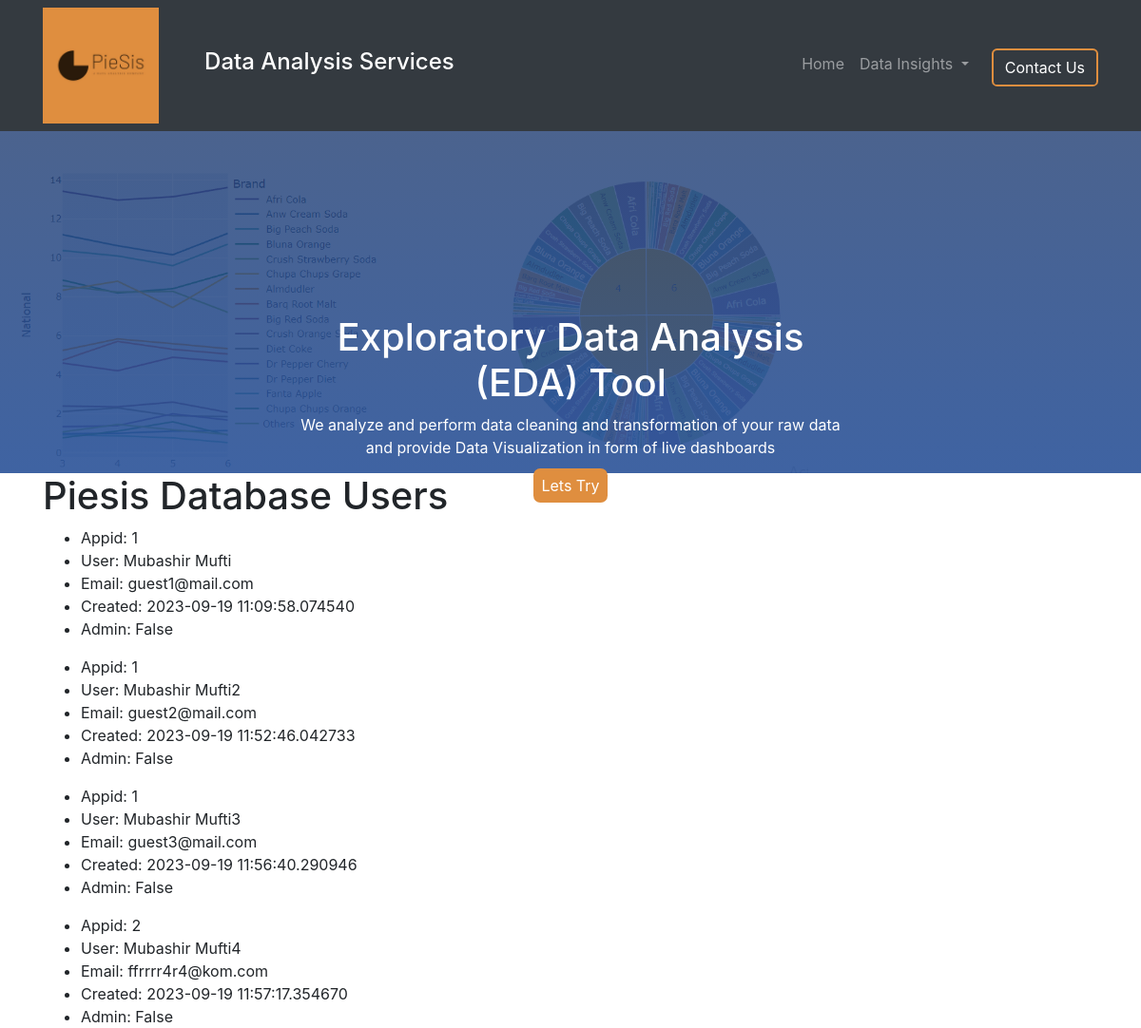
/users, run on an earlier commit of the app's database.
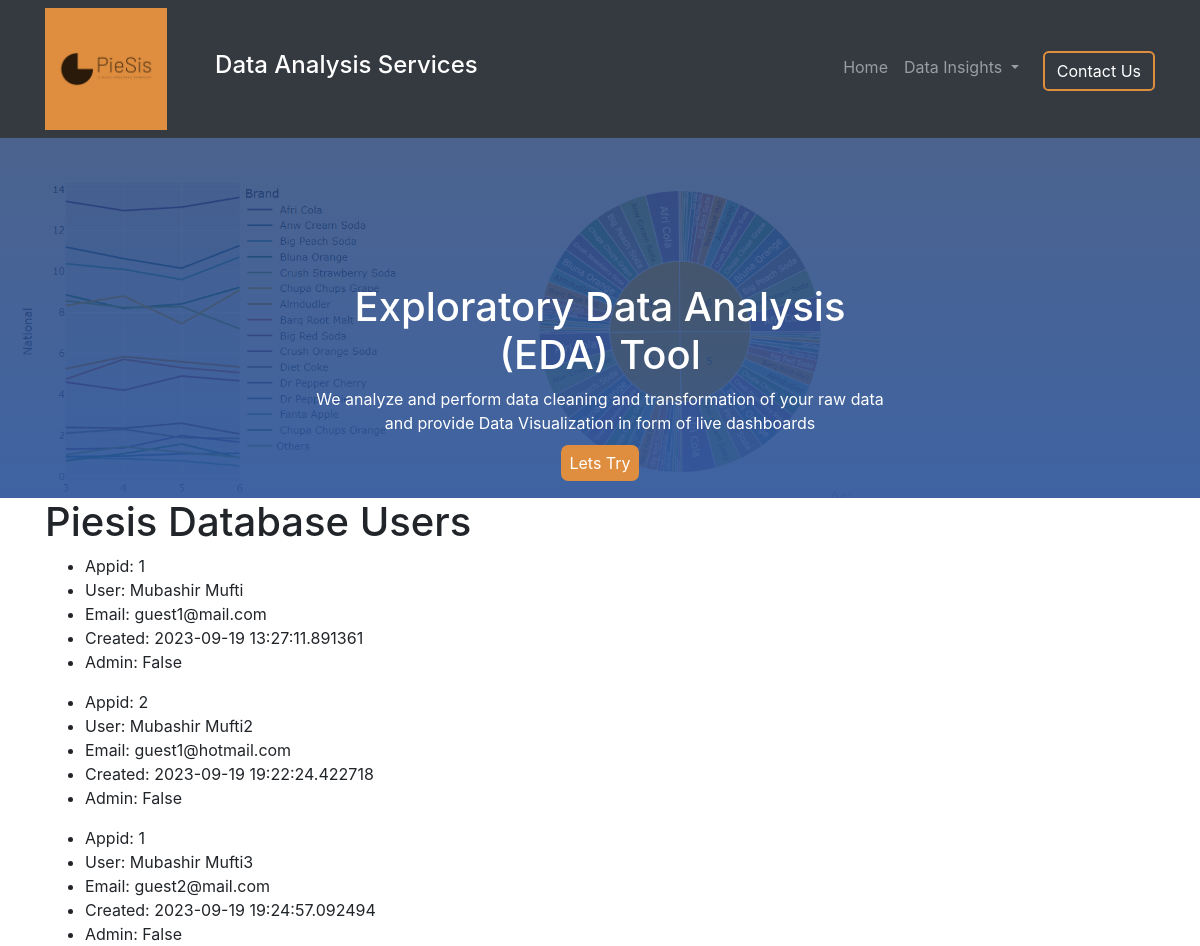
And on a later commit of the database.
### plotlydash_flask/models.py (models this page shows, shortened)
class User(UserMixin,db.Model):
    __tablename__ = 'piesis-users'
    id = db.Column(
        db.Integer,
        primary_key=True
    )
    appid = db.Column(
        db.Integer,
        unique=False,
        primary_key=False,
        nullable=False
    )
    username = db.Column(
        db.String(100),
        unique=True,
        nullable=False
    )
    email = db.Column(
        db.String(40),
        unique=True,
        nullable=False
    )
    password = db.Column(
        db.String(200),
        primary_key=False,
        unique=False,
        nullable=False
	)
    created_on = db.Column(
        db.DateTime,
        index=False,
        unique=False,
        nullable=True
    )
    last_login = db.Column(
        db.DateTime,
        index=False,
        unique=False,
        nullable=True
    )
    admin = db.Column(
        db.Boolean,
        index=False,
        unique=False,
        nullable=False
        )

### plotlydash_flask/routes.py (the view, shortened to what this page needs)
@main_bp.route('/users', methods=['GET'])
def user_records():
    username = request.args.get('user')
    email = request.args.get('email')
    return render_template(
        'users.html',
        users=User.query.all(),
        title="Show Users",
    )

### plotlydash_flask/templates/users.html
{% extends "layout1.html" %}
{% block content %}
  <div class="container">
  <h1>Piesis Database Users</h1>
    {% for user in users %}
    <ul id="user.name">
    <li>
      <span class="field-name">Appid:</span>
      <span class="field-value">{{ user.appid }}</span>
    </li>
      <li>
        <span class="field-name">User:</span>
        <span class="field-value">{{ user.username }}</span>
      </li>
      <li>
        <span class="field-name">Email:</span>
        <span class="field-value">{{ user.email }}</span>
      </li>
      <li>
        <span class="field-name">Created:</span>
        <span class="field-value">{{ user.created_on }}</span>
      </li>
      <li>
        <span class="field-name">Admin:</span>
        <span class="field-value">{{ user.admin }}</span>
      </li>
    </ul>
    {% endfor %}
  </div>
{% endblock %}

### plotlydash_flask/templates/layout1.html (shortened to what this page needs)
<!doctype html>
<html lang="en">
  <head>
    <link rel="stylesheet" href="https://cdn.jsdelivr.net/npm/bootstrap@4.5.3/dist/css/bootstrap.min.css">
  </head>
  <body>
    {% include 'nav1.html' %}
    {% include 'hero1.html' %}
    {% block content %}{% endblock %}
  </body>
</html>

### plotlydash_flask/templates/nav1.html (shortened to what this page needs)
<link href="{{ url_for('static', filename='css/nav1.css') }}" rel="stylesheet">
<nav class="navbar navbar-expand-lg navbar-dark bg-dark sticky-top">
  <div class="container ">
      <img class="img-fluid img-responsive" src= "{{ url_for('static', filename = 'img/piesis_logo.jpg')}}" alt="" style="width:11%">
      <a class="navbar-brand ml-5" href="#" ><h4>Data Analysis Services</h4></a>
    <div class="collapse navbar-collapse justify-content-end" id="navbarNav">
      <ul class="navbar-nav ">
        <li class="nav-item"><a class="nav-link ml-3" href="/home">Home</a></li>
        <li class="nav-item dropdown">
        <a class="nav-link dropdown-toggle" href="#" id="navbarDropdownMenuLink" data-toggle="dropdown" aria-haspopup="true" aria-expanded="false">
          Data Insights
        </a>
      </li>
      <li class="nav-item"><a class="btn btn-orange navbar-btn ml-3 mt-1" href="{{ url_for('main.contact') }}">Contact Us</a></li>
      </ul>
    </div>
  </div>
</nav>

### plotlydash_flask/templates/hero1.html
<link href="{{ url_for('static', filename='css/nav1.css') }}" rel="stylesheet">
<div class="hero-image" >
  <div class="hero-text mt-5">
    <h1>Exploratory Data Analysis (EDA) Tool</h1>
    <p>We analyze and perform data cleaning and transformation of your raw data and provide Data Visualization in form of live dashboards</p>
    <a class="btn-info p-2" href="{{ url_for('auth_bp.login') }}">Lets Try</a>
  </div>
</div>

### plotlydash_flask/static/css/nav1.css (style rules this page uses)
body, html { height: 100%; }
.hero-text { text-align: center; position: absolute; top: 35%; left: 50%; transform: translate(-50%, -50%); color: white; }
.hero-image { background-image: linear-gradient(rgba(30, 60, 114, 0.8), rgba(42, 82, 152, 0.9)), url('/static/img/plot2.PNG'); background-size:contain; height: 45%; width:100%; background-repeat: no-repeat; object-fit:cover; }
.btn-orange { border:2px solid transparent; border-radius:0.35rem; border-color:#DF8E3F; color:#fff!important; }
.btn-info { background-color:#DF8E3F; border-radius:0.45rem; }

What changed in the data, as far as the page shows it:
removed User: appid "1", username "Mubashir Mufti2", email "guest2@mail.com", created_on "2023-09-19 11:52:46.042733", admin "False"
removed User: appid "2", username "Mubashir Mufti4", email "ffrrrr4r4@kom.com", created_on "2023-09-19 11:57:17.354670", admin "False"
changed User "Mubashir Mufti": created_on "2023-09-19 11:09:58.074540" → "2023-09-19 13:27:11.891361"
added User: appid "2", username "Mubashir Mufti2", email "guest1@hotmail.com", created_on "2023-09-19 19:22:24.422718", admin "False"
changed User "Mubashir Mufti3": email "guest3@mail.com" → "guest2@mail.com"; created_on "2023-09-19 11:56:40.290946" → "2023-09-19 19:24:57.092494"
